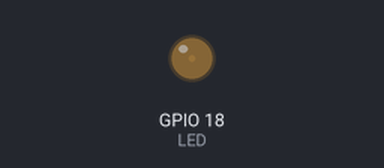
A program run on a simulated Raspberry Pi (BCM pin numbers). Parts: output pins drawn as LEDs (lit = HIGH). At 5.1 s the program stops and its outputs stay as they are.

Above: at 0.15 s.
At 1.35 s:
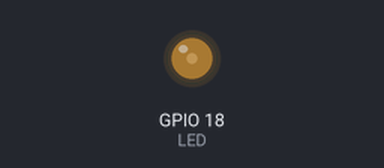
At 2.55 s:
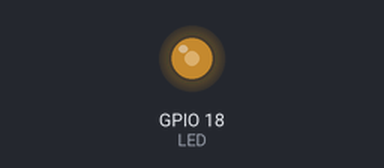
At 4.96 s:
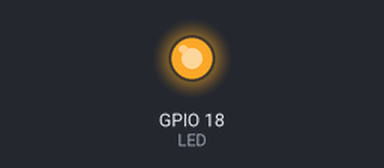
Timing chart, 0 to 6.6 s (numbered marks = the images above):
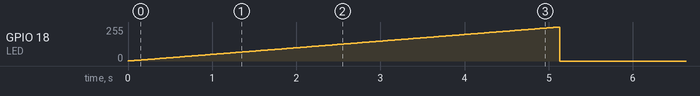

Measured:
- by itself, GPIO 18 (LED): rises from 0/255 to 255/255 in 5.1 s, then falls to 0/255 in 0.02 s

The program:

pwm-LED1.py
```python
import RPi.GPIO as GPIO
import time

LED = 18

GPIO.setmode(GPIO.BCM)
GPIO.setup(LED, GPIO.OUT)

pwm = GPIO.PWM(LED, 100)
pwm.start(0)

for value in range(0, 1024):
	pwm.ChangeDutyCycle(value / 10.23)
	time.sleep(0.005)
pwm.stop()
GPIO.cleanup()
```
